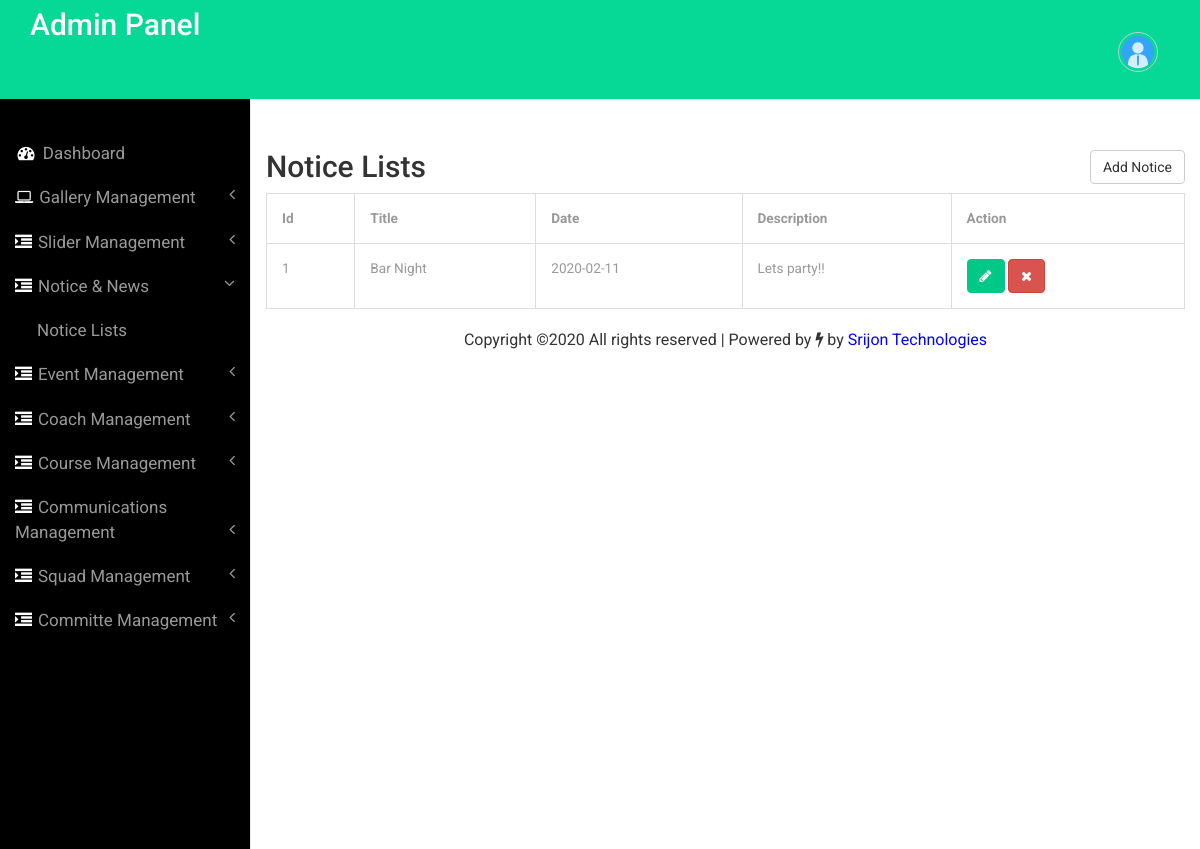
Before: /admin/noticelist.php (signed in) with the older database file.
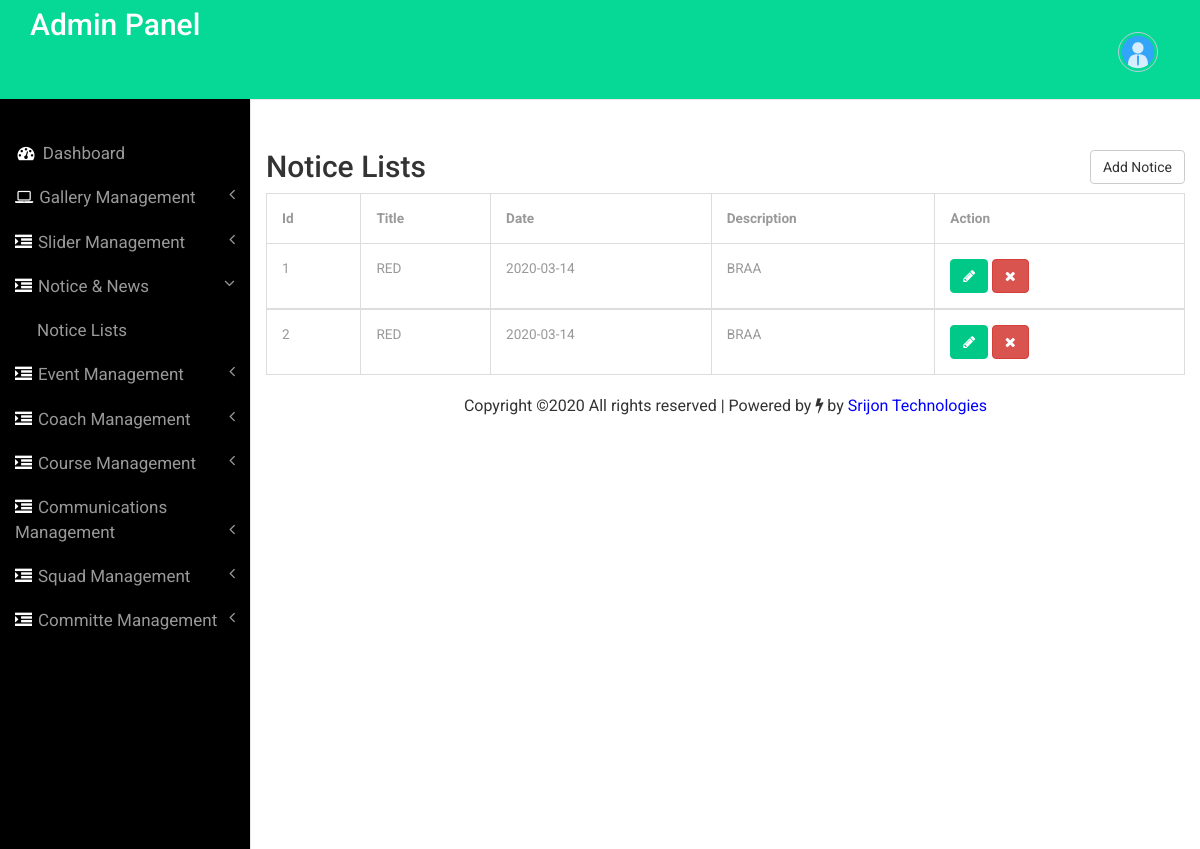
After: the same page with the newer database file.
### tables this page shows
CREATE TABLE `tbl_notice` (
  `Id` int(11) NOT NULL,
  `title` varchar(255) NOT NULL,
  `date` date NOT NULL,
  `description` longtext NOT NULL
);

### admin/noticelist.php (the view, shortened to what this page needs)
<?php
include('includes/config.php');
if(strlen($_SESSION['alogin'])==0)
	{
header('location:dashoard.php');
}
else{
	?>
<!DOCTYPE HTML>
<html>
<head>
<link href="css/bootstrap.min.css" rel='stylesheet' type='text/css' />
<link href="css/style.css" rel='stylesheet' type='text/css' />
<link href="css/font-awesome.css" rel="stylesheet">
</head>
<body>
<div id="wrapper">
        <nav class="top1 navbar navbar-default navbar-static-top" role="navigation" style="margin-bottom: 0">
			    <?php include('includes/sidebar.php'); ?>
        </nav>
        <div id="page-wrapper">
            <div class="container">
                <div class="margin">
                <div class="row">
                <div class="col-md-6"><h2>Notice Lists</h2></div>
      <div class="col-md-6"><a href="addnotice.php"><button type="submit" class="btn btn-default">Add Notice</button></a></div>
                    </div></div>
  <table class="table table-bordered">
    <thead>
      <tr>
        <th>Id</th>
        <th>Title</th>
        <th>Date</th>
        <th>Description</th>
        <th>Action</th>
      </tr>
    </thead>
    <?php $sql = "SELECT * from tbl_notice";
$query = $dbh -> prepare($sql);
$query->execute();
$results=$query->fetchAll(PDO::FETCH_OBJ);
$cnt=1;
if($query->rowCount() > 0)
{
foreach($results as $result)
{				?>
    <tbody>
      <tr>
      <td><?php echo htmlentities($cnt);?></td>
      <td><?php echo htmlentities($result->title);?></td>
      <td><?php echo htmlentities($result->date);?></td>
      <td><?php echo htmlspecialchars_decode(stripslashes($result->description));?></td>
      <td><a href="updatenotice.php?nid=<?php echo htmlentities($result->Id); ?>" class="btn btn-primary" title=""
      data-toggle="tooltip" data-original-title="Edit"><i class="fa fa-pencil"></i></a>
      <a href="noticelist.php?nid=<?php echo htmlentities($result->Id);?>" id="4"  onclick="return confirm('Do you really want to delete')" class="btn btn-danger delete-btn" title="Delete" data-toggle="tooltip">
        <i class="fa fa-times"></i></a>&nbsp;</td>
      </tr>
      <tr>
      <?php $cnt=$cnt+1;} }?>
    </tbody>
  </table>
</div>
                                    <?php include('includes/copyright.php') ?>
        </div>
      </div>
<link href="css/custom.css" rel="stylesheet">
</body>
</html>
  <?php } ?>

Changed rows visible on the page:
removed tbl_notice: title "Bar Night", date "2020-02-11", description "Lets party!!"
added tbl_notice: title "RED", date "2020-03-14", description "BRAA"
added tbl_notice: title "RED", date "2020-03-14", description "BRAA"
